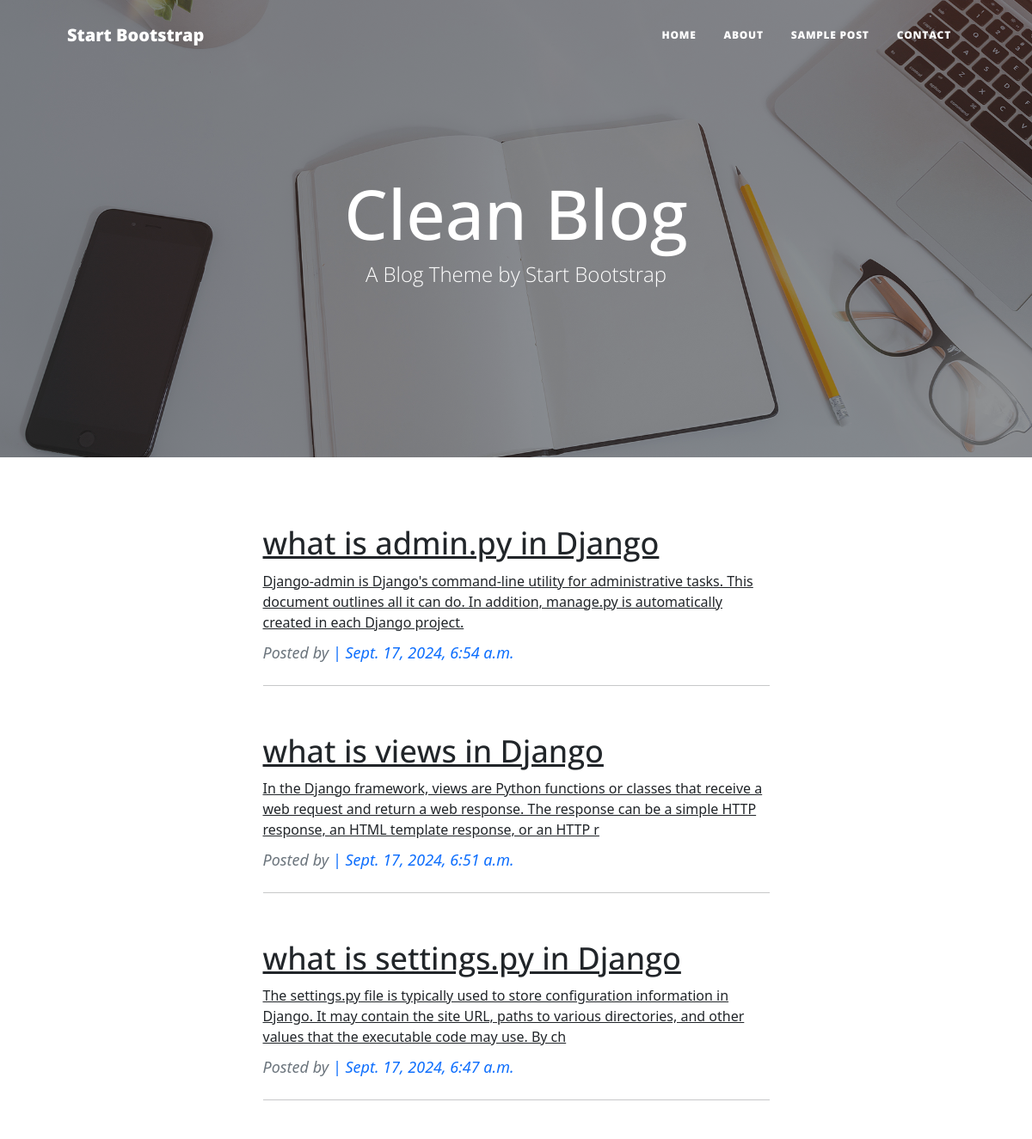
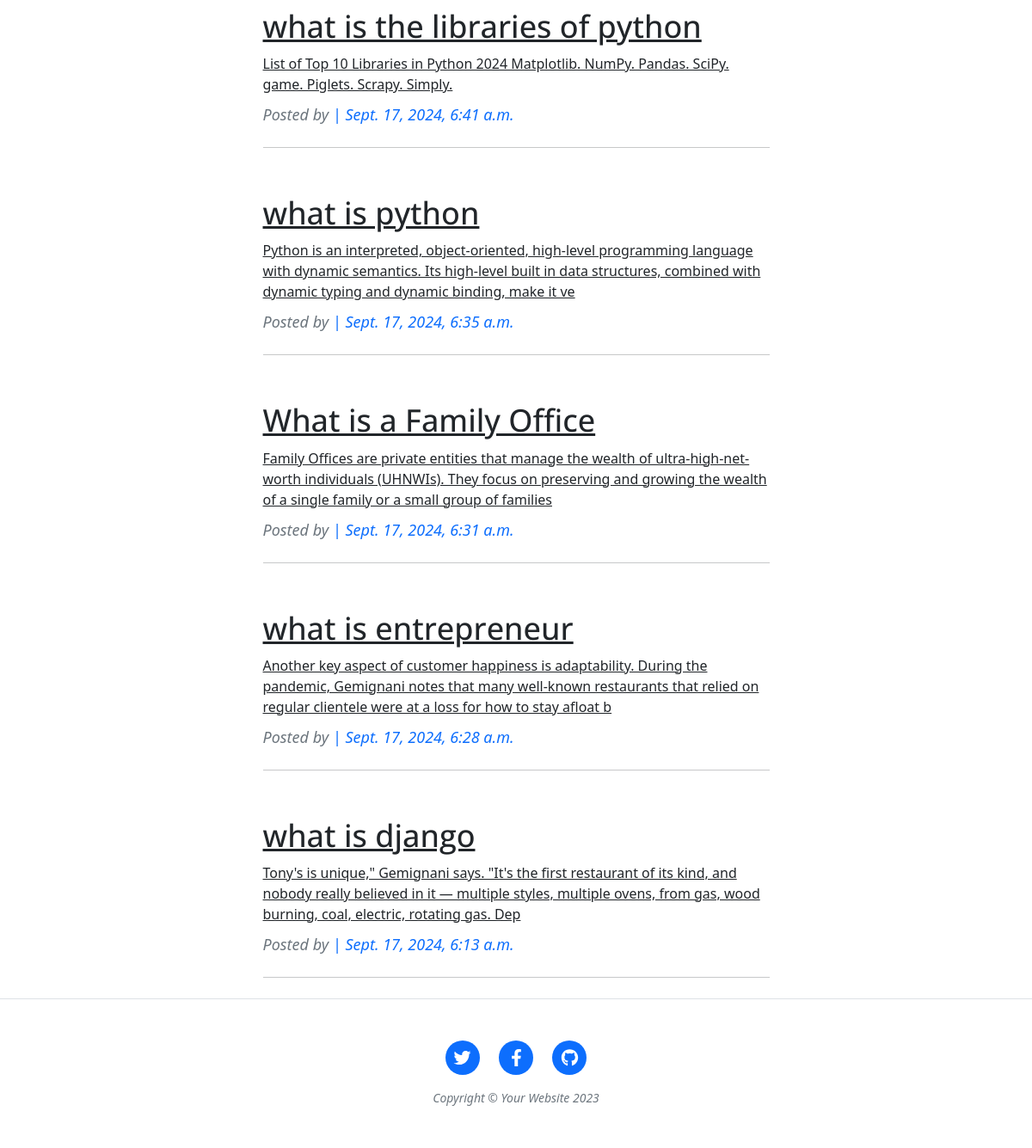
The page / on the database its author committed (2 pictures, top to bottom).
### blog/models.py (models this page shows, shortened)
class Post(models.Model):
    title=models.CharField(max_length=200,unique=True)
    authors=models.ForeignKey(User,on_delete=models.CASCADE,related_name='blog_post')
    content=models.TextField()
    slug=models.SlugField(max_length=200,unique=True)
    updated_on=models.DateTimeField(auto_now=True)
    created_on=models.DateTimeField(auto_now_add=True)
    status=models.IntegerField(choices=STATUS,default=0)
    class Meta:
        ordering=['-created_on']

### blog/views.py (the view)
# urls.py: path('',views.PostList.as_view(),name='home'),
class PostList(generic.ListView):
    queryset=Post.objects.filter(status=1).order_by('-created_on')
    template_name='blog/index.html'

### templates/blog/index.html (shortened to what this page needs)
{% load static %}
<!DOCTYPE html>
<html lang="en">
    <head>
        <link href="{% static 'css/styles.css' %}" rel="stylesheet" />
        <link href="https://cdn.jsdelivr.net/npm/bootstrap@5.2.3/dist/css/bootstrap.min.css" rel="stylesheet">
    </head>
    <body>
        <nav class="navbar navbar-expand-lg navbar-light" id="mainNav">
            <div class="container px-4 px-lg-5">
                <a class="navbar-brand" href="index.html">Start Bootstrap</a>
                <div class="collapse navbar-collapse" id="navbarResponsive">
                    <ul class="navbar-nav ms-auto py-4 py-lg-0">
                        <li class="nav-item"><a class="nav-link px-lg-3 py-3 py-lg-4" href="index.html">Home</a></li>
                        <li class="nav-item"><a class="nav-link px-lg-3 py-3 py-lg-4" href="about.html">About</a></li>
                        <li class="nav-item"><a class="nav-link px-lg-3 py-3 py-lg-4" href="post.html">Sample Post</a></li>
                        <li class="nav-item"><a class="nav-link px-lg-3 py-3 py-lg-4" href="contact.html">Contact</a></li>
                    </ul>
                </div>
            </div>
        </nav>
        <header class="masthead" style="background-image: url('assets/img/home-bg.jpg')">
            <div class="container position-relative px-4 px-lg-5">
                <div class="row gx-4 gx-lg-5 justify-content-center">
                    <div class="col-md-10 col-lg-8 col-xl-7">
                        <div class="site-heading">
                            <h1>Clean Blog</h1>
                            <span class="subheading">A Blog Theme by Start Bootstrap</span>
                        </div>
                    </div>
                </div>
            </div>
        </header>
        <div class="container px-4 px-lg-5">
            <div class="row gx-4 gx-lg-5 justify-content-center">
              {% for post in post_list %}
                <div class="col-md-10 col-lg-8 col-xl-7">
                    <div class="post-preview">
                        <a href="{% url 'PostDetail' post.slug %}">
                            <h2 class="post-title">{{post.title}}</h2>
                            <p class="post-subtitle">{{post.content|striptags|safe|slice:":200"}}</p>
                        </a>
                        <p class="post-meta">
                            Posted by
                            <a href="#!">{{post.author}} | {{post.created_on}}</a>
                        </p>
                    </div>
                    <hr class="my-4" />
                </div>
                {% endfor %}
            </div>
        </div>
        <footer class="border-top">
            <div class="container px-4 px-lg-5">
                <div class="row gx-4 gx-lg-5 justify-content-center">
                    <div class="col-md-10 col-lg-8 col-xl-7">
                        <ul class="list-inline text-center">
                            <li class="list-inline-item">
                                <a href="#!">
                                    <span class="fa-stack fa-lg">
                                        <i class="fas fa-circle fa-stack-2x"></i>
                                        <i class="fab fa-twitter fa-stack-1x fa-inverse"></i>
                                    </span>
                                </a>
                            </li>
                            <li class="list-inline-item">
                                <a href="#!">
                                    <span class="fa-stack fa-lg">
                                        <i class="fas fa-circle fa-stack-2x"></i>
                                        <i class="fab fa-facebook-f fa-stack-1x fa-inverse"></i>
                                    </span>
                                </a>
                            </li>
                            <li class="list-inline-item">
                                <a href="#!">
                                    <span class="fa-stack fa-lg">
                                        <i class="fas fa-circle fa-stack-2x"></i>
                                        <i class="fab fa-github fa-stack-1x fa-inverse"></i>
                                    </span>
                                </a>
                            </li>
                        </ul>
                        <div class="small text-center text-muted fst-italic">Copyright &copy; Your Website 2023</div>
                    </div>
                </div>
            </div>
        </footer>
    </body>
</html>

### rows shown on the page
Post: title "what is admin.py in Django", content "Django-admin is Django's command-line utility for administrative tasks. This document outlines all it can do. In addition, manage.py is automatically created in each Django project.", created_on "Sept. 17, 2024, 6:54 a.m."
Post: title "what is views in Django", content "In the Django framework, views are Python functions or classes that receive a web request and return a web response. The response can be a simple HTTP response, an HTML template response, or an HTTP r", created_on "Sept. 17, 2024, 6:51 a.m."
Post: title "what is settings.py in Django", content "The settings.py file is typically used to store configuration information in Django. It may contain the site URL, paths to various directories, and other values that the executable code may use. By ch", created_on "Sept. 17, 2024, 6:47 a.m."
Post: title "what is the libraries of python", content "List of Top 10 Libraries in Python 2024 Matplotlib. NumPy. Pandas. SciPy. game. Piglets. Scrapy. Simply.", created_on "Sept. 17, 2024, 6:41 a.m."
Post: title "what is python", content "Python is an interpreted, object-oriented, high-level programming language with dynamic semantics. Its high-level built in data structures, combined with dynamic typing and dynamic binding, make it ve", created_on "Sept. 17, 2024, 6:35 a.m."
Post: title "What is a Family Office", content "Family Offices are private entities that manage the wealth of ultra-high-net-worth individuals (UHNWIs). They focus on preserving and growing the wealth of a single family or a small group of families", created_on "Sept. 17, 2024, 6:31 a.m."
Post: title "what is entrepreneur", content "Another key aspect of customer happiness is adaptability. During the pandemic, Gemignani notes that many well-known restaurants that relied on regular clientele were at a loss for how to stay afloat b", created_on "Sept. 17, 2024, 6:28 a.m."
Post: title "what is django", content "Tony's is unique,\" Gemignani says. \"It's the first restaurant of its kind, and nobody really believed in it — multiple styles, multiple ovens, from gas, wood burning, coal, electric, rotating gas. Dep", created_on "Sept. 17, 2024, 6:13 a.m."
